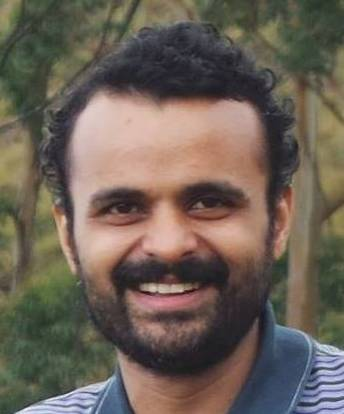
#> input picture images/01.jpg, 344 x 414 px, given in place of the camera
$ python color_scan.py   (Python 2 division)   (older library calls are emulated)
#> lines starting #> are read from the running program, lines starting #| are printed output that depends on the picture; after the words box and inside, x2 and y2 are one past the last pixel; in counts of white or black regions, pixels touching at a corner belong together
#importing modules

import cv2
import numpy as np

#capturing video through webcam
cap=cv2.VideoCapture(0)

while(1):
	_, img = cap.read()
#> img is the input picture: shape (414, 344, 3); mean B, G, R 86.7, 97.3, 108.5

	#converting frame(img i.e BGR) to HSV (hue-saturation-value)

	hsv=cv2.cvtColor(img,cv2.COLOR_BGR2HSV)
#> hsv: shape (414, 344, 3); mean H, S, V 48.2, 65.1, 113.7

	#definig the range of red color
	red_lower=np.array([136,87,111],np.uint8)
	red_upper=np.array([180,255,255],np.uint8)

	#defining the Range of Blue color
	blue_lower=np.array([99,115,150],np.uint8)
	blue_upper=np.array([110,255,255],np.uint8)

	#defining the Range of yellow color
	yellow_lower=np.array([22,60,200],np.uint8)
	yellow_upper=np.array([60,255,255],np.uint8)

	#finding the range of red,blue and yellow color in the image
	red=cv2.inRange(hsv, red_lower, red_upper)
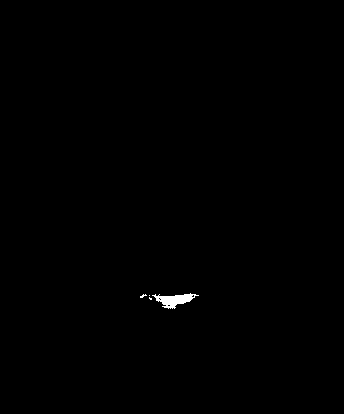
#> red: shape (414, 344); 0.26% white; 4 white regions (3 under 20 px), largest, box (x1, y1, x2, y2) and area: (152, 293, 199, 309) 356
	blue=cv2.inRange(hsv,blue_lower,blue_upper)
#> blue: shape (414, 344); every value is 0
	yellow=cv2.inRange(hsv,yellow_lower,yellow_upper)

	#Morphological transformation, Dilation
	kernal = np.ones((5 ,5), "uint8")

        red=cv2.dilate(red, kernal)
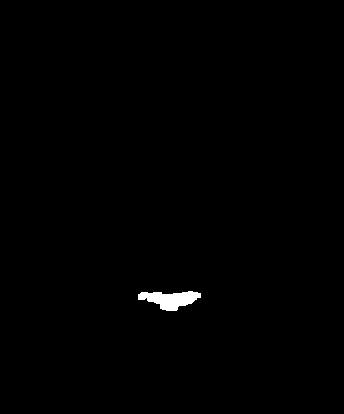
#> red: shape (414, 344); 0.53% white; 1 white region
	res=cv2.bitwise_and(img, img, mask = red)

	blue=cv2.dilate(blue,kernal)
	res1=cv2.bitwise_and(img, img, mask = blue)
#> res1: shape (414, 344, 3); every value is 0

	yellow=cv2.dilate(yellow,kernal)
	res2=cv2.bitwise_and(img, img, mask = yellow)


	#Tracking the Red Color
	(_,contours,hierarchy)=cv2.findContours(red,cv2.RETR_TREE,cv2.CHAIN_APPROX_SIMPLE)
#> contours = 1 contour; box (x1, y1, x2, y2) and area: (138, 291, 201, 311) 686

	for pic, contour in enumerate(contours):
		area = cv2.contourArea(contour)
		if(area>300):

			x,y,w,h = cv2.boundingRect(contour)
			img = cv2.rectangle(img,(x,y),(x+w,y+h),(0,0,255),2)
			cv2.putText(img,"RED color",(x,y),cv2.FONT_HERSHEY_SIMPLEX, 0.7, (0,0,255))
#> this loop made 1 pass
#> (pic, area, x, y, w, h) on pass 1: (0, 686.5, 138, 291, 63, 20)
#> pass 1, `img = cv2.rectangle(img,(x,y),(x+w,y+h),(0,0,255),2)`:
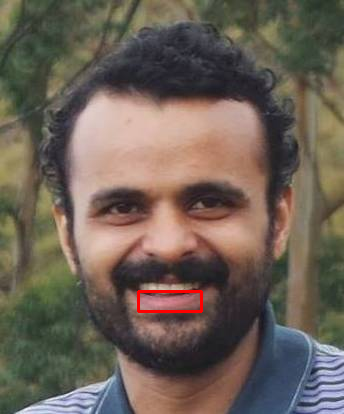
#> img: shape (414, 344, 3); 0.35% of pixels changed, all inside (x1, y1, x2, y2) = (137, 290, 203, 313)
#> after the loop:
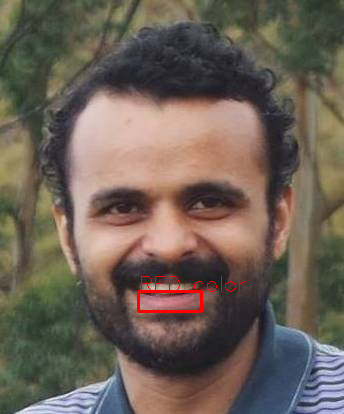
#> img: shape (414, 344, 3); 0.15% of pixels changed, all inside (x1, y1, x2, y2) = (141, 276, 246, 292)

	#Tracking the Blue Color
	(_,contours,hierarchy)=cv2.findContours(blue,cv2.RETR_TREE,cv2.CHAIN_APPROX_SIMPLE)
#> contours = []
	for pic, contour in enumerate(contours):
		area = cv2.contourArea(contour)
		if(area>300):
			x,y,w,h = cv2.boundingRect(contour)
			img = cv2.rectangle(img,(x,y),(x+w,y+h),(255,0,0),2)
			cv2.putText(img,"Blue color",(x,y),cv2.FONT_HERSHEY_SIMPLEX, 0.7, (255,0,0))
#> this loop made 0 passes

	#Tracking the yellow Color
	(_,contours,hierarchy)=cv2.findContours(yellow,cv2.RETR_TREE,cv2.CHAIN_APPROX_SIMPLE)
	for pic, contour in enumerate(contours):
		area = cv2.contourArea(contour)
		if(area>300):
			x,y,w,h = cv2.boundingRect(contour)
			img = cv2.rectangle(img,(x,y),(x+w,y+h),(0,255,0),2)
			cv2.putText(img,"yellow  color",(x,y),cv2.FONT_HERSHEY_SIMPLEX, 1.0, (0,255,0))


    	#cv2.imshow("Redcolour",red)
    	cv2.imshow("Color Tracking",img)
    	#cv2.imshow("red",res)
    	if cv2.waitKey(10) & 0xFF == ord('q'):
#> (key q is pressed here)
    		cap.release()
    		cv2.destroyAllWindows()
    		break

$ run again, on images/03.jpg
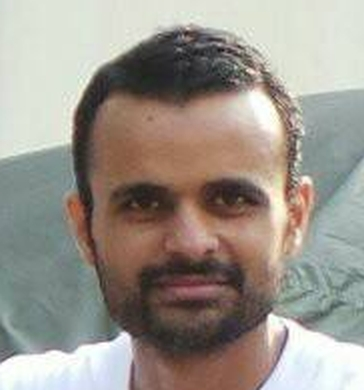
#> input picture images/03.jpg, 364 x 390 px, given in place of the camera
#> img is the input picture: shape (390, 364, 3); mean B, G, R 140.3, 148.8, 155.7
#> hsv: shape (390, 364, 3); mean H, S, V 47, 45.7, 161.4
#> blue: shape (390, 364); every value is 0
#> `red=cv2.dilate(red, kernal)`:
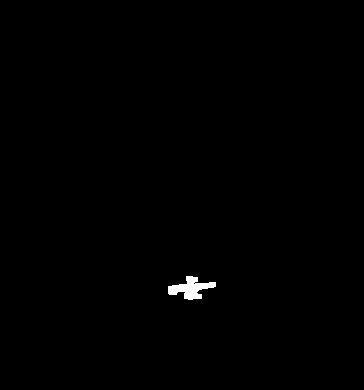
#> red: shape (390, 364); 0.4% white; 1 white region, box (x1, y1, x2, y2) and area: (168, 276, 216, 300) 567
#> res1: shape (390, 364, 3); every value is 0
#> `(_,contours,hierarchy)=cv2.findContours(red,cv2.RETR_TREE,cv2.CHAIN_AP..`: contours = 2 contours, 1 with area under 20; largest, box (x1, y1, x2, y2) and area: (168, 276, 216, 300) 494
#> the loop `for pic, contour in enumerate(contours):` made 2 passes
#> (pic, area, x, y, w, h) on pass 1: (0, 494.5, 168, 276, 48, 24)
#> after the loop `for pic, contour in enumerate(contours):`:
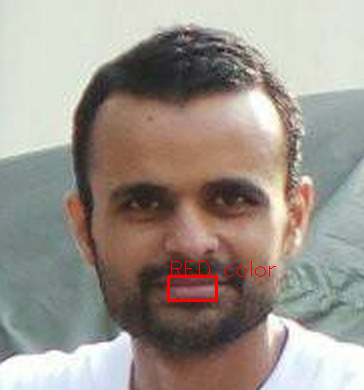
#> img: shape (390, 364, 3); mean B, G, R 140, 148.5, 156.5
#> `(_,contours,hierarchy)=cv2.findContours(blue,cv2.RETR_TREE,cv2.CHAIN_A..`: contours = []
#> `(_,contours,hierarchy)=cv2.findContours(yellow,cv2.RETR_TREE,cv2.CHAIN..`: contours = 1 contour; box (x1, y1, x2, y2) and area: (274, 170, 284, 192) 126
#> the loop `for pic, contour in enumerate(contours):` made 1 pass
#> (pic, area) on pass 1: (0, 126)
